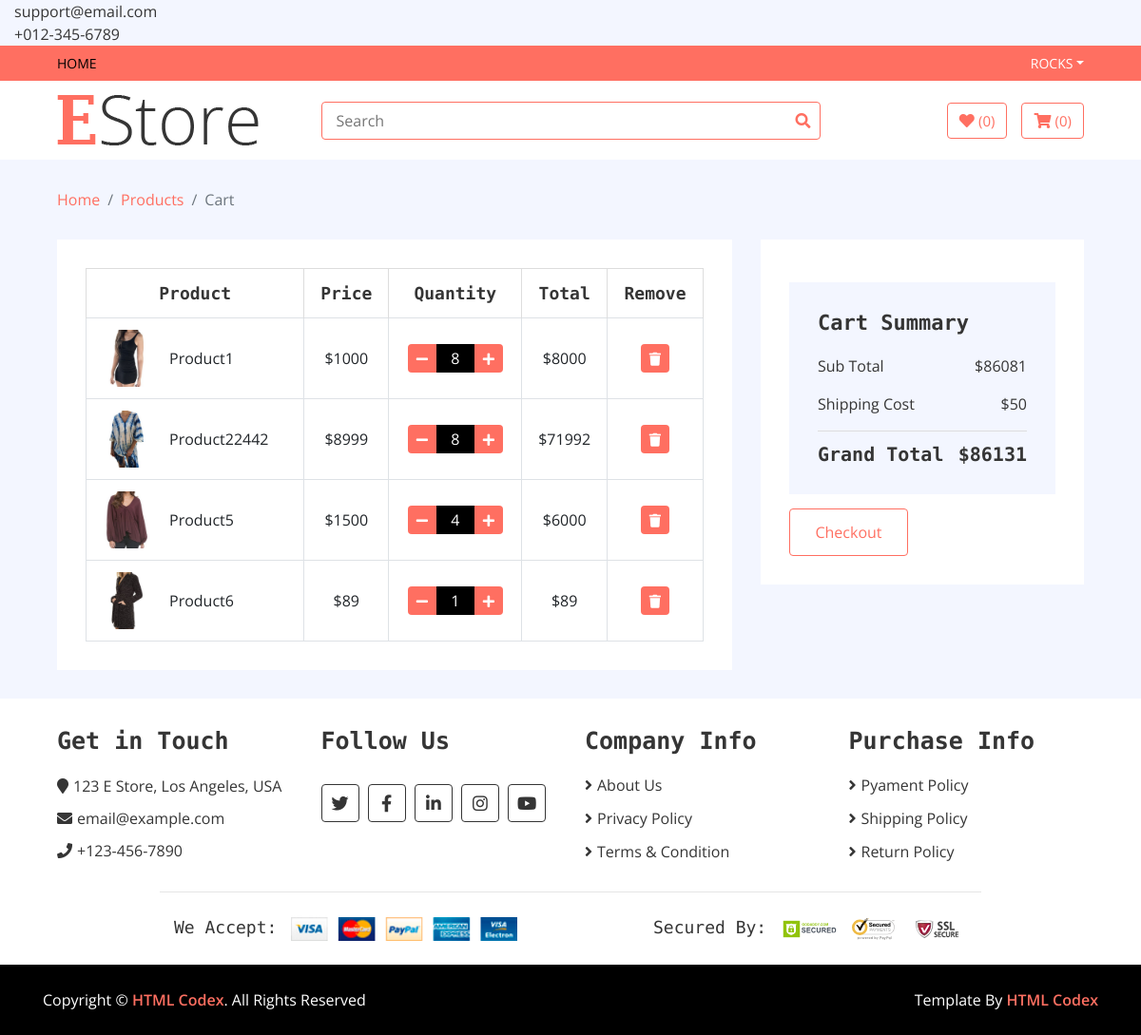
The app's page /cart (signed in) with its own data.
### home/models.py (models this page shows, shortened)
class Cart(models.Model):
    name = models.CharField(max_length=300)
    price = models.IntegerField()
    quantity = models.IntegerField()
    total = models.IntegerField()
    slug = models.SlugField(max_length=500)
    product = models.ForeignKey(Product, on_delete=models.CASCADE)
    checkout = models.BooleanField(default = False)

class Product(models.Model):
    name = models.CharField(max_length=300)
    price = models.IntegerField()
    discounted_price = models.IntegerField(default=0)
    image = models.ImageField(upload_to='media')
    description = models.TextField(blank=True)
    specification = models.TextField(blank=True)
    slug = models.TextField(unique=True)
    category = models.ForeignKey(Category, on_delete=models.CASCADE)
    brand = models.ForeignKey(Brand, on_delete=models.CASCADE)
    stock = models.CharField(max_length=100, choices=STOCK)
    labels = models.CharField(max_length=100,choices=LABELS)

### home/views.py (the view)
# urls.py: path("cart", CartView.as_view(), name='cart'),
class CartView(BaseView):
    def get(self,request):
        total_price = 0
        username = request.user.username
        self.views['cart_products'] = Cart.objects.filter(name = username, checkout = False)
        for i in Cart.objects.filter(name=username, checkout=False):
            total_price = total_price + i.total
        self.views['total_price'] = total_price
        self.views['delivery_charge'] = 50
        self.views['all_total_price'] = total_price + self.views['delivery_charge']
        return render(request,'cart.html',self.views)

### templates/cart.html (shortened to what this page needs)
{% extends 'base.html' %}
{% load static %}
{% block content %}
        <div class="breadcrumb-wrap">
            <div class="container-fluid">
                <ul class="breadcrumb">
                    <li class="breadcrumb-item"><a href="#">Home</a></li>
                    <li class="breadcrumb-item"><a href="#">Products</a></li>
                    <li class="breadcrumb-item active">Cart</li>
                </ul>
            </div>
        </div>
        <div class="cart-page">
            <div class="container-fluid">
                <div class="row">
                    <div class="col-lg-8">
                        <div class="cart-page-inner">
                            <div class="table-responsive">
                                <table class="table table-bordered">
                                    <thead class="thead-dark">
                                        <tr>
                                            <th>Product</th>
                                            <th>Price</th>
                                            <th>Quantity</th>
                                            <th>Total</th>
                                            <th>Remove</th>
                                        </tr>
                                    </thead>
                                    <tbody class="align-middle">
                                    {% for cart in cart_products %}
                                        <tr>
                                            <td>
                                                <div class="img">
                                                    <a href="#"><img src="{{cart.product.image.url}}" alt="Image"></a>
                                                    <p>{{cart.product.name}}</p>
                                                </div>
                                            </td>
                                            <td>${{cart.price}}</td>
                                            <td>
                                                <div class="qty">
                                                    <a href="/reduce_quantity/{{cart.slug}}"> <button class="btn-minus"><i class="fa fa-minus"></i></button></a>
                                                    <input type="text" value="{{cart.quantity}}">
                                                    <a href="/add_to_cart/{{cart.slug}}"> <button class="btn-plus"><i class="fa fa-plus"></i></button></a>
                                                </div>
                                            </td>
                                            <td>${{cart.total}}</td>
                                            <td>
                                                <a href="/delete_cart/{{cart.slug}}"> <button><i class="fa fa-trash"></i></button></a>
                                            </td>
                                        </tr>
                                    {% endfor %}
                                    </tbody>
                                </table>
                            </div>
                        </div>
                    </div>
                    <div class="col-lg-4">
                        <div class="cart-page-inner">
                            <div class="row">
                                <div class="col-md-12">
                                </div>
                                <div class="col-md-12">
                                    <div class="cart-summary">
                                        <div class="cart-content">
                                            <h1>Cart Summary</h1>
                                            <p>Sub Total<span>${{total_price}}</span></p>
                                            <p>Shipping Cost<span>${{delivery_charge}}</span></p>
                                            <h2>Grand Total<span>${{all_total_price}}</span></h2>
                                        </div>
                                        <div class="cart-btn">
                                            <a href="/checkout"><button>Checkout</button></a>
                                        </div>
                                    </div>
                                </div>
                            </div>
                        </div>
                    </div>
                </div>
            </div>
        </div>
 {% endblock %}

### templates/base.html (shortened to what this page needs)
<!DOCTYPE html>
{% load static %}
<html lang="en">
    <head>
        <link href="https://stackpath.bootstrapcdn.com/bootstrap/4.4.1/css/bootstrap.min.css" rel="stylesheet">
        <link href="https://cdnjs.cloudflare.com/ajax/libs/font-awesome/5.10.0/css/all.min.css" rel="stylesheet">
        <link href="{% static 'lib/slick/slick.css' %}" rel="stylesheet">
        <link href="{% static 'lib/slick/slick-theme.css' %}" rel="stylesheet">
        <link href="{% static 'css/style.css' %}" rel="stylesheet">
    </head>
    <body>
        <div class="{% static 'top-bar' %}">
            <div class="{% static 'container-fluid' %}">
                <div class="{% static 'row' %}">
                    <div class="col-sm-6">
                        support@email.com
                    </div>
                    <div class="col-sm-6">
                        +012-345-6789
                    </div>
                </div>
            </div>
        </div>
        <div class="nav">
            <div class="container-fluid">
                <nav class="navbar navbar-expand-md bg-dark navbar-dark">
                    <div class="collapse navbar-collapse justify-content-between" id="navbarCollapse">
                        <div class="navbar-nav mr-auto">
                            <a href="index.html" class="nav-item nav-link active">Home</a>
                        </div>
                        {% if user.is_authenticated %}
                        <div class="navbar-nav ml-auto">
                            <div class="nav-item dropdown">
                                <a href="#" class="nav-link dropdown-toggle" data-toggle="dropdown">{{user.username}}</a>
                            </div>
                        </div>
                        {% endif %}
                    </div>
                </nav>
            </div>
        </div>
        <div class="bottom-bar">
            <div class="container-fluid">
                <div class="row align-items-center">
                    <div class="col-md-3">
                        <div class="logo">
                            <a href="index.html">
                                <img src="img/logo.png" alt="Logo">
                            </a>
                        </div>
                    </div>
                    <div class="col-md-6">
                        <form action="/search" method="GET">
                        <div class="search">
                            <input type="text" placeholder="Search" name="search" required>
                            <button type="submit"><i class="fa fa-search"></i></button>
                        </div>
                        </form>
                    </div>
                    <div class="col-md-3">
                        <div class="user">
                            <a href="wishlist.html" class="btn wishlist">
                                <i class="fa fa-heart"></i>
                                <span>(0)</span>
                            </a>
                            <a href="cart.html" class="btn cart">
                                <i class="fa fa-shopping-cart"></i>
                                <span>(0)</span>
                            </a>
                        </div>
                    </div>
                </div>
            </div>
        </div>
        {% block content %}
        {% endblock %}
        <div class="footer">
            <div class="container-fluid">
                <div class="row">
                    <div class="col-lg-3 col-md-6">
                        <div class="footer-widget">
                            <h2>Get in Touch</h2>
                            <div class="contact-info">
                                <p><i class="fa fa-map-marker"></i>123 E Store, Los Angeles, USA</p>
                                <p><i class="fa fa-envelope"></i>email@example.com</p>
                                <p><i class="fa fa-phone"></i>+123-456-7890</p>
                            </div>
                        </div>
                    </div>
                    <div class="col-lg-3 col-md-6">
                        <div class="footer-widget">
                            <h2>Follow Us</h2>
                            <div class="contact-info">
                                <div class="social">
                                    <a href=""><i class="fab fa-twitter"></i></a>
                                    <a href=""><i class="fab fa-facebook-f"></i></a>
                                    <a href=""><i class="fab fa-linkedin-in"></i></a>
                                    <a href=""><i class="fab fa-instagram"></i></a>
                                    <a href=""><i class="fab fa-youtube"></i></a>
                                </div>
                            </div>
                        </div>
                    </div>
                    <div class="col-lg-3 col-md-6">
                        <div class="footer-widget">
                            <h2>Company Info</h2>
                            <ul>
                                <li><a href="#">About Us</a></li>
                                <li><a href="#">Privacy Policy</a></li>
                                <li><a href="#">Terms & Condition</a></li>
                            </ul>
                        </div>
                    </div>
                    <div class="col-lg-3 col-md-6">
                        <div class="footer-widget">
                            <h2>Purchase Info</h2>
                            <ul>
                                <li><a href="#">Pyament Policy</a></li>
                                <li><a href="#">Shipping Policy</a></li>
                                <li><a href="#">Return Policy</a></li>
                            </ul>
                        </div>
                    </div>
                </div>
                <div class="row payment align-items-center">
                    <div class="col-md-6">
                        <div class="payment-method">
                            <h2>We Accept:</h2>
                            <img src="img/payment-method.png" alt="Payment Method" />
                        </div>
                    </div>
                    <div class="col-md-6">
                        <div class="payment-security">
                            <h2>Secured By:</h2>
                            <img src="img/godaddy.svg" alt="Payment Security" />
                            <img src="img/norton.svg" alt="Payment Security" />
                            <img src="img/ssl.svg" alt="Payment Security" />
                        </div>
                    </div>
                </div>
            </div>
        </div>
        <div class="footer-bottom">
            <div class="container">
                <div class="row">
                    <div class="col-md-6 copyright">
                        <p>Copyright &copy; <a href="https://htmlcodex.com">HTML Codex</a>. All Rights Reserved</p>
                    </div>
                    <div class="col-md-6 template-by">
                        <p>Template By <a href="https://htmlcodex.com">HTML Codex</a></p>
                    </div>
                </div>
            </div>
        </div>
    </body>
</html>

### records on screen
Cart: product.image (picture), product.name "Product1", price "1000", quantity "8", total "8000"
Cart: product.image (picture), product.name "Product22442", price "8999", quantity "8", total "71992"
Cart: product.image (picture), product.name "Product5", price "1500", quantity "4", total "6000"
Cart: product.image (picture), product.name "Product6", price "89", quantity "1", total "89"

### other values on screen
{{ user.username }} "ROCKS"
{{ total_price }} "86081"
{{ delivery_charge }} "50"
{{ all_total_price }} "86131"
